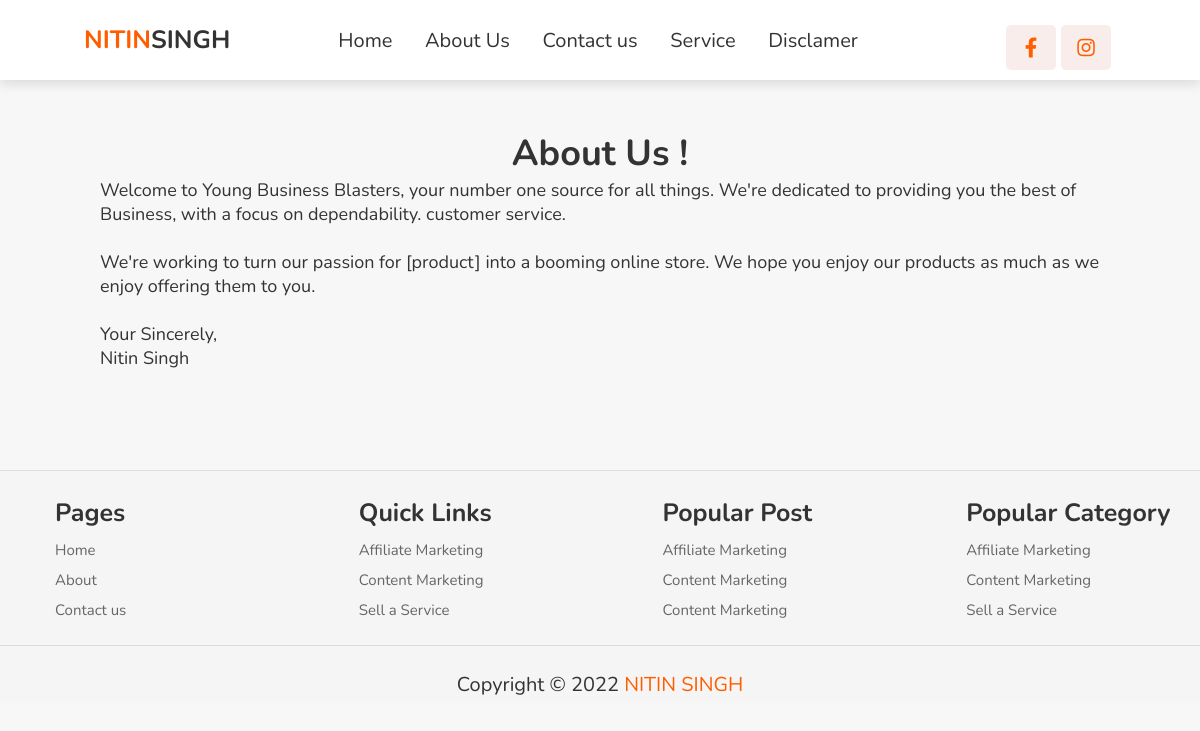
The page /page/About-us on the database its author committed.
### blogtheme/models.py (models this page shows, shortened)
class Navlog(models.Model):
    NAV_CHOICES = (
        ("logo", "logo"),
    )
    logo = models.CharField(max_length=20, choices=NAV_CHOICES,unique=True)
    name = models.CharField(max_length=20)
    name2 = models.CharField(max_length=20)

class Nav_menu(models.Model):
    MENU_CHOICES = (
        ("menu1", "menu1"),
        ("menu2", "menu2"),
        ("menu3", "menu3"),
        ("menu4", "menu4"),
        ("menu5", "menu5"),
        ("menu6", "menu6"),
    )
    your_menu = models.CharField(max_length=20,default="icon1", choices=MENU_CHOICES,unique=True)
    menuname = models.CharField(max_length=15)
    menuurl = models.CharField(max_length=40)

class Nav_social_media_icon(models.Model):
    ICON_CHOICES = (
        ("icon1", "icon1"),
        ("icon2", "icon2"),
    )
    your_icon = models.CharField(max_length=20,default="icon1", choices=ICON_CHOICES,unique=True)
    icon = models.CharField(max_length=30)
    iconlink = models.CharField(max_length=60)

class FooterHeading(models.Model):
    FOOTER_CHOICES = (
        ("first", "first"),
        ("second", "second"),
        ("third", "third"),
        ("fourth", "fourth"),
    )
    sno = models.CharField(max_length=25,choices=FOOTER_CHOICES, unique=True)
    name = models.CharField(max_length=55)

class FooterLink(models.Model):
    head = models.ForeignKey(FooterHeading, on_delete=models.CASCADE)
    name = models.CharField(max_length=55)
    link = models.CharField(max_length=200)

class copyrightClaim(models.Model):
    COPYRIGHT_CHOICES = (
        ("footer", "footer"),
    )
    location = models.CharField(max_length=25, choices=COPYRIGHT_CHOICES, unique=True)
    msg = models.CharField(max_length=155)

### pages/models.py (models this page shows, shortened)
class Page(models.Model):
    name = models.CharField(max_length=155, unique=True)
    sidebar = models.BooleanField(default=False)
    url = models.CharField(max_length=155)
    content = models.TextField()

### pages/views.py (the view)
# urls.py: path('page/', include('pages.urls')),
def page(request, page):
    pagedata = Page.objects.filter(url = page).first()
    featured_category = Category.objects.filter(featured=True)
    categoryp = Category.objects.all()
    if pagedata is not None:
        context = {
            "page":pagedata,
            "navThemeBar":baseData(),
            "featured_category":featured_category,
             "categoryp":categoryp,
        }
        if pagedata.sidebar:
            return render(request, "pages/page_with_sidebar.html", context)
        else:
            return render(request, "pages/page.html", context)
    else:
        return redirect("/")

### pages/templates/pages/page.html (shortened to what this page needs)
{% extends 'blog/base.html' %}
{% block body %}
<div class="ourpagesdata">
{{page.content|safe}}
</div>
{% endblock body %}

### blog/templates/blog/base.html (shortened to what this page needs)
<!DOCTYPE html>
<html lang="en">
<head>
    {% load static %}
    <link rel="stylesheet" href="{% static 'blog/style.css' %}">
    <link rel="stylesheet" href="https://cdnjs.cloudflare.com/ajax/libs/font-awesome/5.15.3/css/all.min.css"/>
</head>
<body>
{% if navThemeBar.logo or navThemeBar.pages or navThemeBar.righticon %}
<header>
    <a href="/" class="logo"><span>{{navThemeBar.logo.name}}</span>{{navThemeBar.logo.name2}}</a>
    <nav class="navbar">
        {% for i in navThemeBar.pages %}
        <a href="{{i.menuurl}}">{{i.menuname}}</a>
        {% endfor %}
    </nav>
    <div class="icons">
        {% for i in navThemeBar.righticon %}
        <a href="{{i.iconlink}}" class="{{i.icon}}"></a>
        {% endfor %}
    </div>
</header>
{% endif %}
<br>
    {% block body %}{% endblock body %}
<section class="footer">
    <div class="footer-container">
        <div class="box-container">
            <div class="box">
                <h3>{{navThemeBar.footer.foothead.footh1.name}}</h3>
                {% for i in navThemeBar.footer.footerlink.foot1 %}
                <a href="{{i.url}}">{{i.name}}</a>
                {% endfor %}
            </div>
            <div class="box">
                <h3>{{navThemeBar.footer.foothead.footh2.name}}</h3>
                {% for i in navThemeBar.footer.footerlink.foot2 %}
                <a href="{{i.url}}">{{i.name}}</a>
                {% endfor %}
            </div>
            <div class="box">
                <h3>{{navThemeBar.footer.foothead.footh3.name}}</h3>
                {% for i in navThemeBar.footer.footerlink.foot3 %}
                <a href="{{i.url}}">{{i.name}}</a>
                {% endfor %}
            </div>
            <div class="box">
                <h3>{{navThemeBar.footer.foothead.footh4.name}}</h3>
                {% for i in navThemeBar.footer.footerlink.foot4 %}
                <a href="{{i.url}}">{{i.name}}</a>
                {% endfor %}
            </div>
        </div>
        {% if navThemeBar.footer.copyrightmsg != None %}<div class="credit">{{navThemeBar.footer.copyrightmsg.msg|safe}}</div>{% endif %}
    </div>
</section>
</body>
</html>

### blog/static/blog/style.css (style rules this page uses)
:root { --red: #ff5e00; --light-red: #f9edeb; }
* { font-family: "Nunito", sans-serif; margin: 0; padding: 0; box-sizing: border-box; outline: none; border: none; text-decoration: none; }
html { font-size: 62.5%; overflow-x: hidden; scroll-behavior: smooth; scroll-padding-top: 7rem; }
a { text-decoration: none; }
body { background: #f7f7f7; }
header { position: fixed; top: 0; left: 0; right: 0; z-index: 1000; background: #fff; padding: 1rem 7%; box-shadow: 0 0.5rem 1rem rgba(0, 0, 0, 0.1); display: flex; align-items: center; justify-content: space-between; }
header .logo { font-weight: bolder; font-size: 2.5rem; color: #333; }
header .logo span { color: var(--red); }
header .navbar a { color: #333; font-size: 2rem; padding: 0 1.5rem; }
header .icons #menu-bars, header .icons a { height: 4.5rem; line-height: 4.5rem; width: 5rem; font-size: 2rem; margin-right: 0.5rem; border-radius: 0.5rem; color: var(--red); background: var(--light-red); text-align: center; }
.footer { position: relative; left: 0; bottom: 0; width: 100%; border-top: 0.1rem solid rgba(0, 0, 0, 0.1); }
.footer .footer-container { background: whitesmoke; }
.footer .footer-container .box-container { display: flex; flex-wrap: wrap; gap: 1.5rem; }
.footer .footer-container .box-container .box { flex: 1 1 15rem; margin-top: 20px; margin-left: 55px; }
.footer .footer-container .box-container .box h3 { font-size: 2.5rem; color: #333; padding: 0.5rem 0; }
.footer .footer-container .box-container .box a { display: block; font-size: 1.5rem; color: #666; padding: 0.5rem 0; }
.footer .footer-container .credit { margin-top: 2rem; padding: 0.5rem; padding-top: 2.5rem; font-size: 2rem; text-align: center; color: #333; border-top: 0.1rem solid rgba(0, 0, 0, 0.1); }
.footer .footer-container .credit span { color: var(--red); }
.ourpagesdata { font-size: 1.8rem; margin-top: 50px; margin-left: 100px; margin-right: 100px; color: #333; margin-bottom: 100px; }
.icons { display: flex; margin-top: 15px; margin-left: 40px; }

### rows shown on the page
Navlog: logo.name "NITIN", logo.name2 "SINGH"
Nav_menu: menuname "Home"
Nav_menu: menuname "About Us"
Nav_menu: menuname "Contact us"
Nav_menu: menuname "Service"
Nav_menu: menuname "Disclamer"
Page: content "About Us ! Welcome to Young Business Blasters, your number one source for all things. We're dedicated to providing you the best of Business, with a focus on dependability. customer service. We're working to turn our passion for [product] into a booming online store. We hope you enjoy our products as much as we enjoy offering them to you. Your Sincerely, Nitin Singh"
FooterHeading: footer.foothead.footh1.name "Pages"
FooterLink: name "Home"
FooterLink: name "About"
FooterLink: name "Contact us"
FooterHeading: footer.foothead.footh2.name "Quick Links"
FooterLink: name "Affiliate Marketing"
FooterLink: name "Content Marketing"
FooterLink: name "Sell a Service"
FooterHeading: footer.foothead.footh3.name "Popular Post"
FooterLink: name "Affiliate Marketing"
FooterLink: name "Content Marketing"
FooterLink: name "Content Marketing"
FooterHeading: footer.foothead.footh4.name "Popular Category"
FooterLink: name "Affiliate Marketing"
FooterLink: name "Content Marketing"
FooterLink: name "Sell a Service"
copyrightClaim: footer.copyrightmsg.msg "Copyright © 2022 NITIN SINGH"
